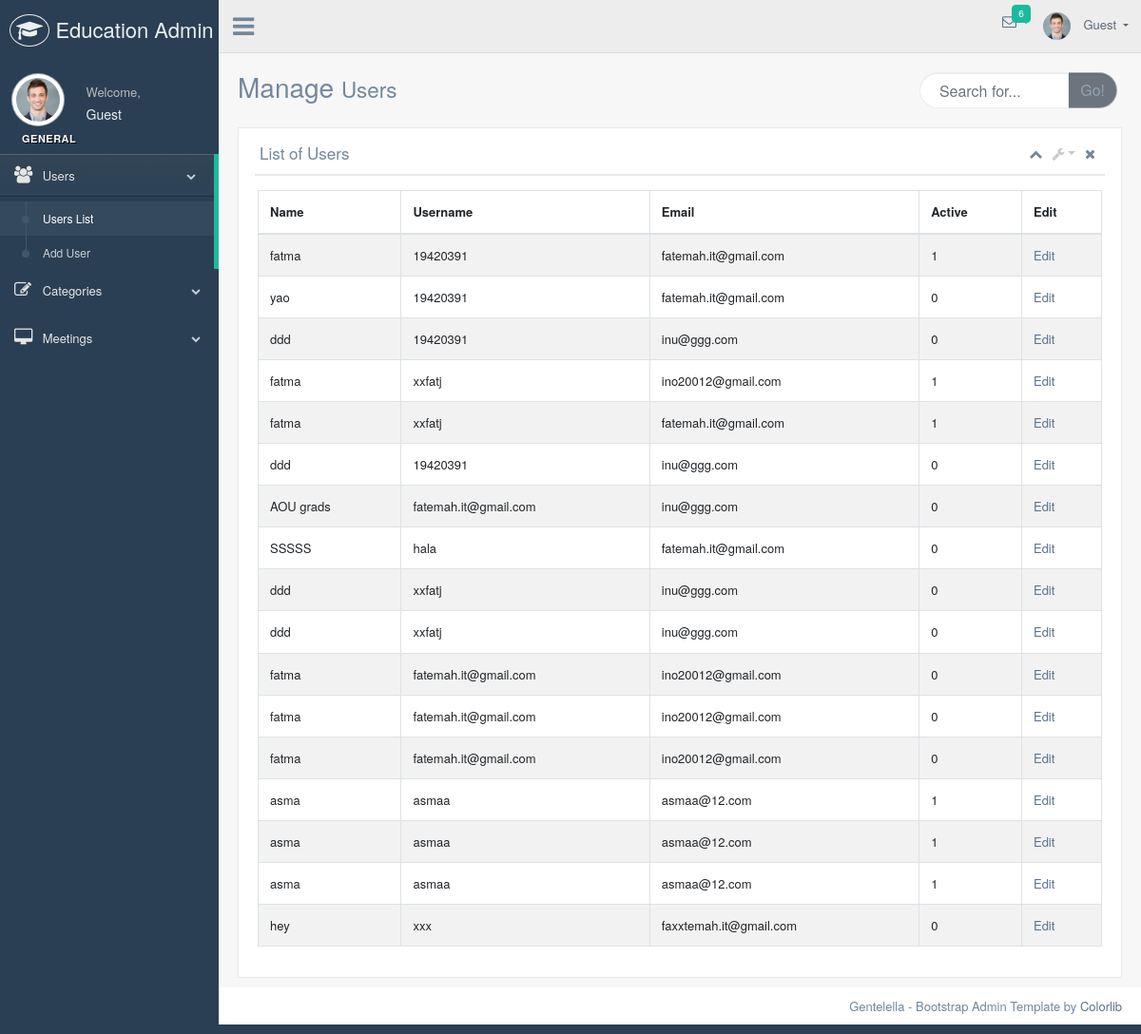
/admin/users.php, run on the app's committed database.
### tables this page shows
CREATE TABLE `users` (
  `id` int(11) NOT NULL,
  `name` varchar(255) NOT NULL,
  `Email` varchar(225) NOT NULL,
  `Active` tinyint(4) NOT NULL,
  `Password` varchar(225) NOT NULL,
  `username` varchar(225) NOT NULL
);

### admin/users.php (the view, shortened to what this page needs)
<?php
include_once('includes/conn.php');
try {
    $sql = "SELECT * FROM users";
    $stmt = $conn->prepare($sql);
    $stmt->execute();
    $users = $stmt->fetchAll(PDO::FETCH_ASSOC);
} catch (PDOException $e) {
    $msg = $e->getMessage();
    $alertType = "alert-danger";
}
?>
<!DOCTYPE html>
<html lang="en">
<?php include_once('includes/head.php'); ?>
<body class="nav-md">
    <div class="container body">
        <div class="main_container">
            <div class="col-md-3 left_col">
                <div class="left_col scroll-view">
                    <div class="navbar nav_title" style="border: 0;">
                        <a href="index.php" class="site_title"><i class="fa fa-graduation-cap"></i> <span>Education Admin</span></a>
                    </div>
                    <?php include_once('includes/profile.php'); ?>
                    <?php include_once('includes/sideBar.php'); ?>
                    <?php include_once('includes/head.php'); ?>
                </div>
            </div>
            <?php include_once('includes/TopNav.php'); ?>
            <div class="right_col" role="main">
                <div class="">
                    <div class="page-title">
                        <div class="title_left">
                            <h3>Manage <small>Users</small></h3>
                        </div>
                        <div class="title_right">
                            <div class="col-md-5 col-sm-5 col-xs-12 form-group pull-right top_search">
                                <div class="input-group">
                                    <input type="text" class="form-control" placeholder="Search for...">
                                    <span class="input-group-btn">
                                        <button class="btn btn-secondary" type="button">Go!</button>
                                    </span>
                                </div>
                            </div>
                        </div>
                    </div>
                    <div class="clearfix"></div>
                    <div class="row">
                        <div class="col-md-12 col-sm-12 ">
                            <div class="x_panel">
                                <div class="x_title">
                                    <h2>List of Users</h2>
                                    <ul class="nav navbar-right panel_toolbox">
                                        <li><a class="collapse-link"><i class="fa fa-chevron-up"></i></a></li>
                                        <li class="dropdown">
                                            <a href="#" class="dropdown-toggle" data-toggle="dropdown" role="button" aria-expanded="false"><i class="fa fa-wrench"></i></a>
                                        </li>
                                        <li><a class="close-link"><i class="fa fa-close"></i></a></li>
                                    </ul>
                                    <div class="clearfix"></div>
                                </div>
                                <div class="x_content">
                                    <div class="row">
                                        <div class="col-sm-12">
                                            <div class="card-box table-responsive">
                                                <table id="datatable" class="table table-striped table-bordered" style="width:100%">
                                                    <thead>
                                                        <tr>
                                                            <th>Name</th>
                                                            <th>Username</th>
                                                            <th>Email</th>
                                                            <th>Active</th>
                                                            <th>Edit</th>
                                                        </tr>
                                                    </thead>
                                                    <tbody>
                                                        <?php
                                                        foreach ($users as $row) {
                                                            $id = htmlspecialchars($row['id']);
                                                            $username = htmlspecialchars($row['username']);
                                                            $fname = htmlspecialchars($row['name']);
                                                            $Email = htmlspecialchars($row['Email']);
                                                            $Active = htmlspecialchars($row['Active']);
                                                        ?>
                                                            <tr>
                                                                <td><?php echo $fname; ?></td>
                                                                <td><?php echo $username; ?></td>
                                                                <td><?php echo $Email; ?></td>
                                                                <td><?php echo $Active; ?></td>
                                                                <td><a href="editUser.php?id=<?php echo $id; ?>">Edit</a></td>
                                                            </tr>
                                                        <?php
                                                        }
                                                        ?>
                                                    </tbody>
                                                </table>
                                            </div>
                                        </div>
                                    </div>
                                </div>
                            </div>
                        </div>
                    </div>
                </div>
            </div>
            <?php include_once('includes/footerAddMeeting.php'); ?>
        </div>
    </div>
    <?php include_once('includes/AddMeetingScript.php');?>
  </body>
</html>

### data on the page
users: name "fatma", username "19420391", Email "fatemah.it@gmail.com", Active "1"
users: name "yao", username "19420391", Email "fatemah.it@gmail.com", Active "0"
users: name "ddd", username "19420391", Email "inu@ggg.com", Active "0"
users: name "fatma", username "xxfatj", Email "ino20012@gmail.com", Active "1"
users: name "fatma", username "xxfatj", Email "fatemah.it@gmail.com", Active "1"
users: name "ddd", username "19420391", Email "inu@ggg.com", Active "0"
users: name "AOU grads", username "fatemah.it@gmail.com", Email "inu@ggg.com", Active "0"
users: name "SSSSS", username "hala", Email "fatemah.it@gmail.com", Active "0"
users: name "ddd", username "xxfatj", Email "inu@ggg.com", Active "0"
users: name "ddd", username "xxfatj", Email "inu@ggg.com", Active "0"
users: name "fatma", username "fatemah.it@gmail.com", Email "ino20012@gmail.com", Active "0"
users: name "fatma", username "fatemah.it@gmail.com", Email "ino20012@gmail.com", Active "0"
users: name "fatma", username "fatemah.it@gmail.com", Email "ino20012@gmail.com", Active "0"
users: name "asma", username "asmaa", Email "asmaa@12.com", Active "1"
users: name "asma", username "asmaa", Email "asmaa@12.com", Active "1"
users: name "asma", username "asmaa", Email "asmaa@12.com", Active "1"
users: name "hey", username "xxx", Email "faxxtemah.it@gmail.com", Active "0"

### other printed values
$fullName "Guest"
